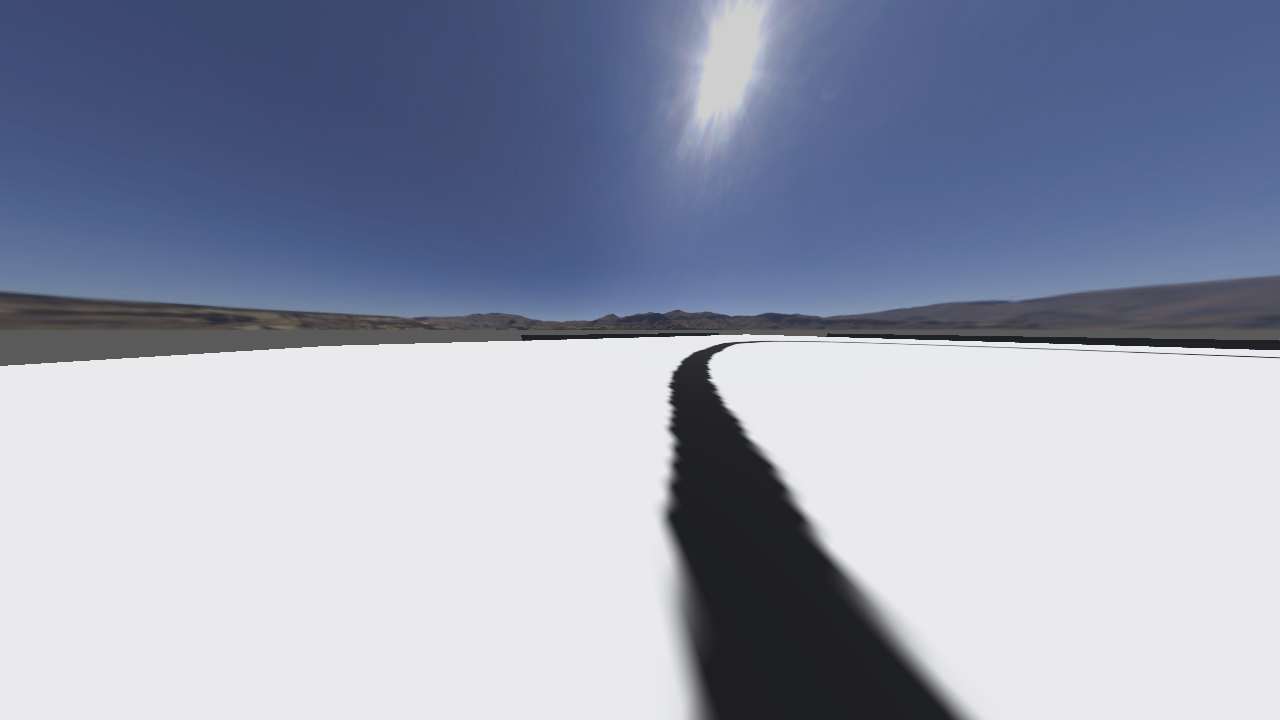
#> input picture images/output_image0.png, 1280 x 720 px; the run also reads 2 pictures not shown here
$ jupyter execute --allow-errors image_processing_old.ipynb
#> lines starting #> are read from the running program, lines starting #| are printed output that depends on the picture; after the words box and inside, x2 and y2 are one past the last pixel; in counts of white or black regions, pixels touching at a corner belong together; long printed decimals are rounded
[cell 1]
import numpy as np
import matplotlib.pyplot as plt
import cv2

[cell 2]
image = plt.imread('images/output_image0.png')
#> image is the input picture: shape (720, 1280, 4) float32; mean R, G, B, A 0.588, 0.615, 0.694, 1
print(f"Image shape: {image.shape}")
#| Image shape: (720, 1280, 4)
plt.imshow(image)
plt.show()

[cell 3]
print(f"Min value: {np.min(image)}")
#| Min value: 0.1137
print(f"Max value: {np.max(image)}")
#| Max value: 1.0

[cell 4]
image *= 255

[cell 5]
# turn image into 8-bit grey image
image = image.astype(np.uint8)
image = cv2.cvtColor(image, cv2.COLOR_RGB2GRAY)
#> image: shape (720, 1280)
plt.imshow(image, cmap='gray')
plt.show()

[cell 6]
# plot histogram of the bottom row of the image in log scale as bar plot
histogram = np.histogram(image[-1], bins=256, range=(0, 256))[0]
#> histogram = 256 values, max 920 at index 234, min 0 at index 0, mean 5
plt.bar(range(256), histogram, log=True)
plt.show()
#> figure, not shown here; tallest bar 920 high, from x = 233.6 to 234.4

[cell 7]
threshold = 50
for threshold in range(31, 55, 5):
    binary_image = np.zeros_like(image)
    binary_image[image < threshold] = 0
    binary_image[image >= threshold] = 255
    plt.imshow(binary_image, cmap='gray')
    plt.title(f"Threshold: {threshold}")
    plt.show()
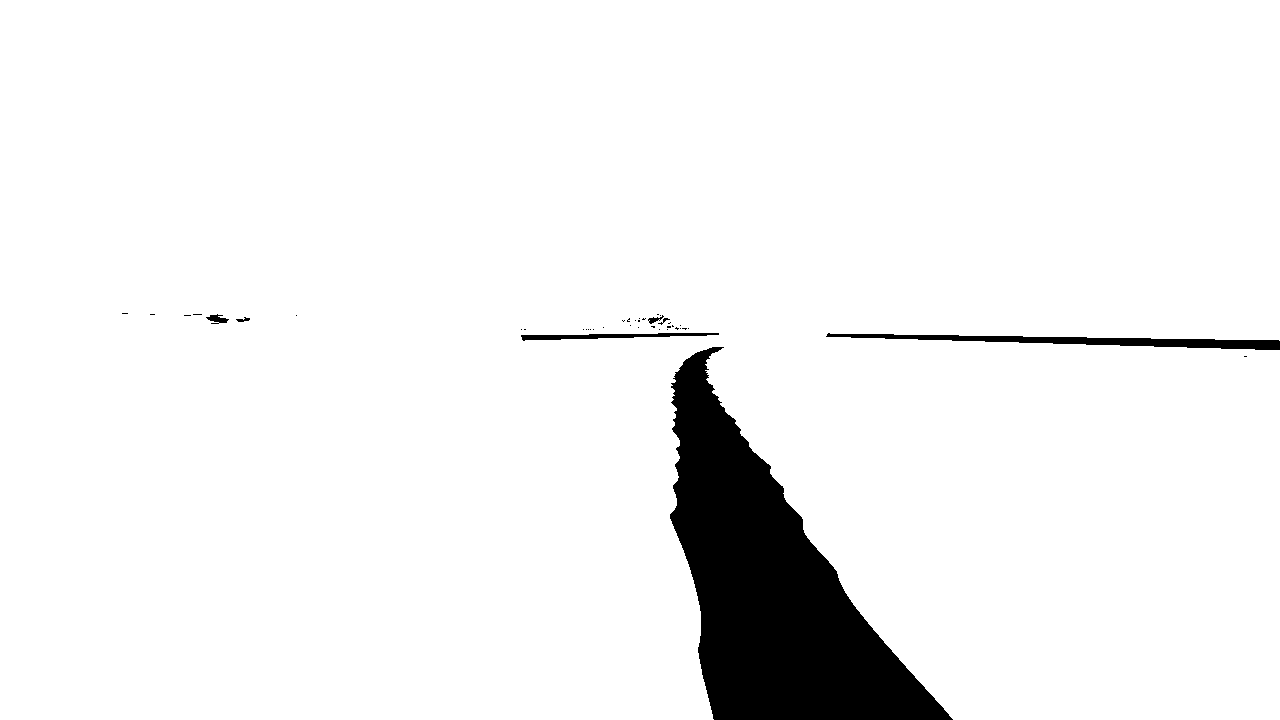
#> binary_image: shape (720, 1280); 94.5% white; 42 black regions (35 under 20 px), largest, box (x1, y1, x2, y2) and area: (670, 347, 953, 720) 46603, (826, 333, 1280, 350) 2964, (521, 333, 719, 341) 755

[cell 8]
threshold = 51
binary_image = np.zeros_like(image)
binary_image[image < threshold] = 0
binary_image[image >= threshold] = 255
plt.imshow(binary_image, cmap='gray')
plt.show()

[cell 9]
# gaussian blur
gaussian_blur = cv2.GaussianBlur(binary_image, (5, 5), 0)
plt.imshow(gaussian_blur, cmap='gray')
plt.show()

[cell 10]
max_pooling = cv2.resize(binary_image, (0, 0), fx=0.2, fy=0.2, interpolation=cv2.INTER_NEAREST)
plt.imshow(max_pooling, cmap='gray')
plt.show()

[cell 11]
binary_image_with_border = np.copy(binary_image)
binary_image_with_border[-1, :] = 0
plt.imshow(binary_image_with_border, cmap='gray')
plt.show()
num_labels, labels = cv2.connectedComponents(binary_image_with_border)

print(f"Unique labels: {np.unique(labels)}")
print(labels)
plt.imshow(labels, cmap='gray')
plt.show()

[cell 12]
import cv2
import numpy as np
import matplotlib.pyplot as plt

img = plt.imread('images/output_image5.png')
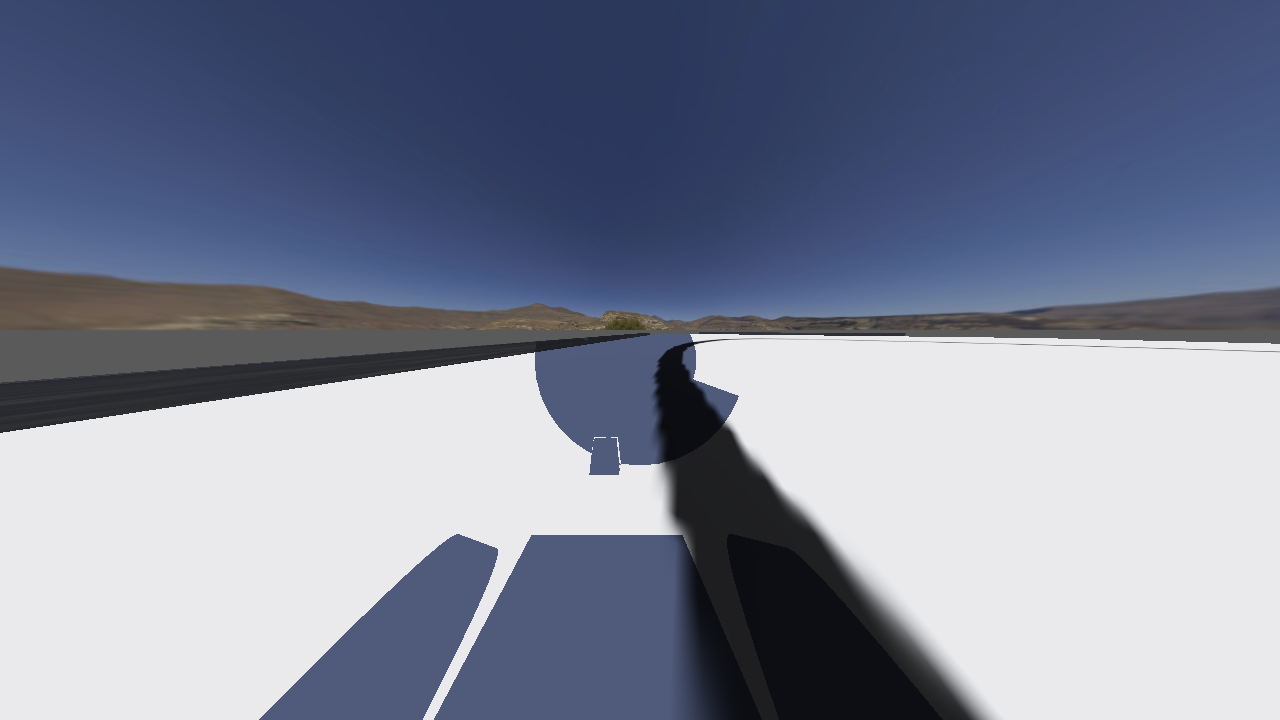
#> input picture images/output_image5.png, 1280 x 720 px
#> img is the input picture: shape (720, 1280, 4) float32; mean R, G, B, A 0.488, 0.514, 0.596, 1
img = cv2.cvtColor(img, cv2.COLOR_RGB2GRAY)
#> img: shape (720, 1280) float32
img *= 255
img = cv2.threshold(img, 50, 255, cv2.THRESH_BINARY)[1]
#> img: shape (720, 1280) float32; 92.9% white; 28 black regions (25 under 20 px), largest, box (x1, y1, x2, y2) and area: (655, 342, 971, 720) 49832, (0, 333, 650, 433) 15224, (799, 333, 906, 336) 258
# convert to 8-bit
img = img.astype(np.uint8)
# reverse image
img = cv2.bitwise_not(img)
plt.imshow(img, cmap='gray')
num_labels, labels_im = cv2.connectedComponents(img)
#> labels_im: shape (720, 1280) int32; 29 distinct labels, from 0 to 28
#> num_labels = 29

def imshow_components(labels):
    # Map component labels to hue val
    label_hue = np.uint8(179*labels/np.max(labels))
    blank_ch = 255*np.ones_like(label_hue)
    labeled_img = cv2.merge([label_hue, blank_ch, blank_ch])

    # cvt to BGR for display
    labeled_img = cv2.cvtColor(labeled_img, cv2.COLOR_HSV2BGR)

    # set bg label to black
    labeled_img[label_hue==0] = 0

    plt.imshow(labeled_img)
    plt.show()
#> figure, not shown here; B, G, R data is drawn as R, G, B

def remove_non_bottom_row_components(labels):
    bottom_row = labels[-1]
#> bottom_row = 1280 values, max 16 at index 703, min 0 at index 0, mean 3.35
    bottom_labels = np.unique(bottom_row)
#> bottom_labels = [0, 16]
    for label in bottom_labels:
        if label != 0:
            labels[labels != label] = 0
#> this loop made 2 passes
#> label on pass 2: 16
#> labels: shape (720, 1280) int32; values 0 (black) and 16 (white), 5.4% white; 1 white region, box (x1, y1, x2, y2) and area: (655, 342, 971, 720) 49832
    return labels

imshow_components(labels_im)
processed_labels = remove_non_bottom_row_components(labels_im)
plt.imshow(processed_labels, cmap='gray')
plt.show()

[cell 13]
import cv2
import numpy as np
import matplotlib.pyplot as plt

def extract_track(img):
    img = cv2.cvtColor(img, cv2.COLOR_RGB2GRAY)
    # resize image
    img = cv2.resize(img, (0, 0), fx=0.2, fy=0.2)
#> img: shape (144, 256) float32
    # convert to 8-bit
    img *= 255
    img = img.astype(np.uint8)
    # binary threshold
    img = cv2.threshold(img, 50, 255, cv2.THRESH_BINARY)[1]
#> img: shape (144, 256); 99.4% white; black in thin lines or dots, all inside (x1, y1, x2, y2) = (0, 62, 256, 92)
    img = cv2.bitwise_not(img)

    # connected components
    _, object_labels = cv2.connectedComponents(img)
#> object_labels: shape (144, 256) int32; 14 distinct labels, from 0 to 13

    bottom_row = object_labels[-1]
#> bottom_row = 256 values from 0 to 0
    if len(np.unique(bottom_row)) == 1:
        return np.zeros_like(image)

    # find label nearest middle of the bottom
    middle = img.shape[1] // 2
    nearest_label = 0
    min_distance = float('inf')
    for label in np.unique(bottom_row):
        if label != 0:
            distance = abs(np.where(bottom_row == label)[0][0] - middle)
            if distance < min_distance:
                min_distance = distance
                nearest_label = label

    # remove non-nearest label components
    img[object_labels != nearest_label] = 0
    return img

    # remove non-bottom row components
    bottom_row = object_labels[-1]
    bottom_labels = np.unique(bottom_row)
    print(bottom_labels)
    for label in bottom_labels:
        if label != 0:
            object_labels[object_labels != label] = 0
    print(np.unique(object_labels))
    return object_labels

image = plt.imread(f'images/bottom_row_no_labels.png')

track = extract_track(image)
#> track: shape (720, 1280, 4) float32; every value is 0
print(f"Min: {np.min(track)}")
#| Min: 0.0
print(f"Max: {np.max(track)}")
#| Max: 0.0
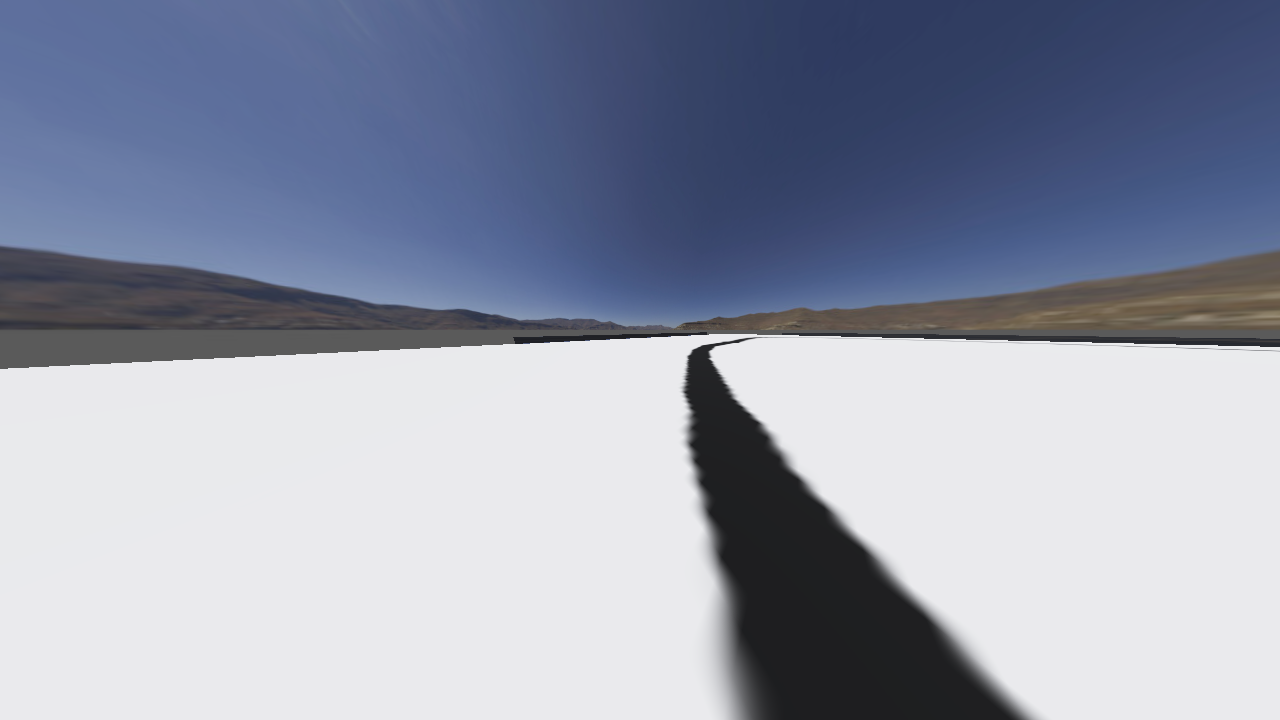
#> input picture images/output_image2.png, 1280 x 720 px
plt.imshow(labels, cmap='gray')
plt.show()

#> (a cell that did not finish here is left out)

# Linear Regression

[cell 15]
# [10 lines left out: function find_line, not called in this run]

[cell 16]
image = plt.imread('images/output_image0.png')
#> (the rest of this cell did not finish here and is left out)

[cell 17]
from time import time

#> (the rest of this cell did not finish here and is left out)

[cell 18]
# [5 lines left out: function get_line_width_and_height, not called in this run]

image = plt.imread('images/output_image0.png')
#> (the rest of this cell did not finish here and is left out)

[cell 19]
line_length = 75
camera_h = 7
fov = 2.79253
f = line_length / (2 * np.tan(fov / 2))
angle = 0.261799

distances = list(range(0, 20, 5))

ys = [f * (d * np.sin(angle)) / (camera_h + d * np.cos(angle)) for d in distances]
ys = np.array(ys)
ys /= ys.max()
ys *= line_length
print(ys)
plt.scatter(distances, ys)
plt.xlabel('Distance (cm)')
plt.ylabel('Height (pixels)')
plt.show()
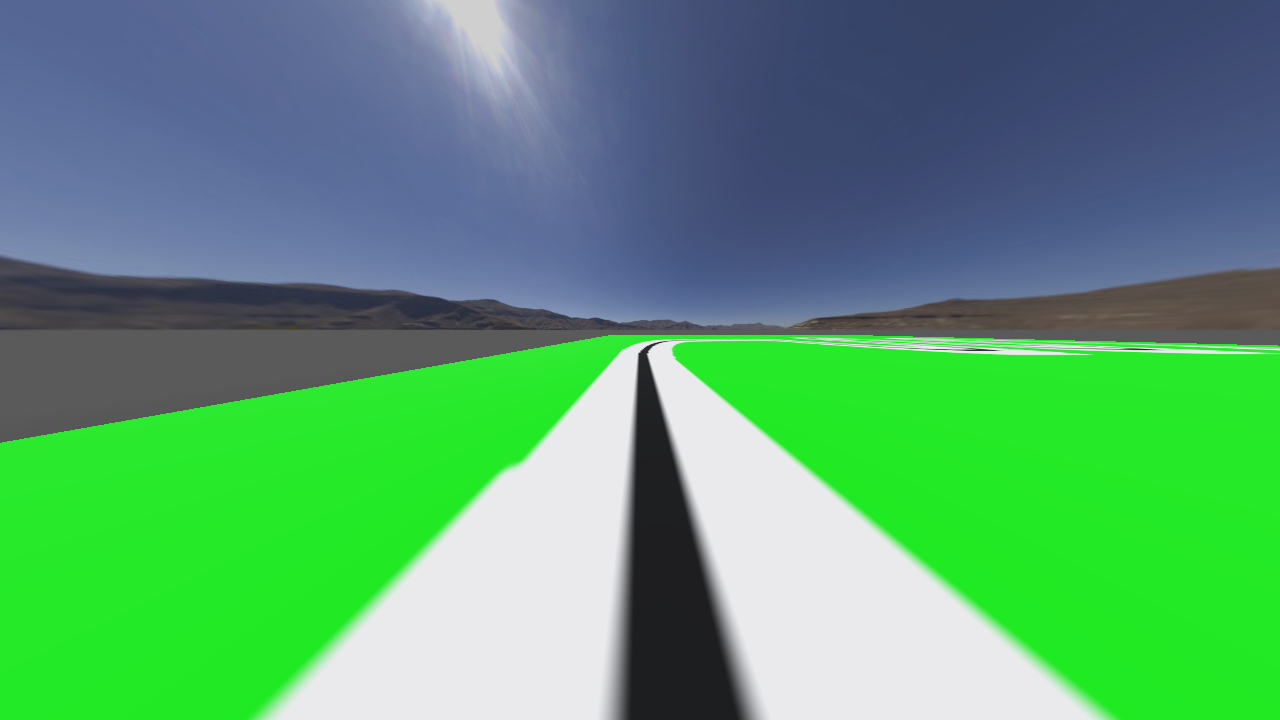
#> input picture images/track_with_grass.png, 1280 x 720 px
#> further down, image is the input picture: shape (720, 1280, 4) float32; mean R, G, B, A 0.354, 0.621, 0.452, 1

[cell 20]
# [33 lines left out: function find_3_lines, not called in this run]

#> (the rest of this cell did not finish here and is left out)

[cell 21]
import cv2
import numpy as np
import matplotlib.pyplot as plt

def extract_track(img):
    img = cv2.cvtColor(img, cv2.COLOR_RGB2GRAY)
#> img: shape (720, 1280) float32
    # resize image
    img = cv2.resize(img, (0, 0), fx=0.2, fy=0.2)
#> img: shape (144, 256) float32
    # convert to 8-bit
    img *= 255
    img = img.astype(np.uint8)
    # binary threshold
    img = cv2.threshold(img, 50, 255, cv2.THRESH_BINARY)[1]
#> img: shape (144, 256); 97.4% white; 18 black regions (16 under 20 px), largest, box (x1, y1, x2, y2) and area: (125, 69, 148, 144) 879, (79, 61, 97, 65) 32
    img = cv2.bitwise_not(img)

    # connected components
    _, object_labels = cv2.connectedComponents(img)
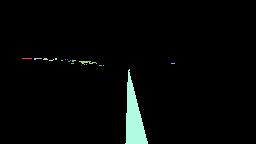
#> object_labels: shape (144, 256) int32; 19 distinct labels, from 0 to 18; one colour per label, 0 black

    # remove non-bottom row components
    bottom_row = object_labels[-1]
#> bottom_row = 256 values, max 18 at index 125, min 0 at index 0, mean 1.62
    bottom_labels = np.unique(bottom_row)
#> bottom_labels = [0, 18]
    for label in bottom_labels:
        if label != 0:
            object_labels[object_labels != label] = 0
#> this loop made 2 passes
#> label on pass 2: 18
#> object_labels: shape (144, 256) int32; values 0 (black) and 18 (white), 2.4% white; 1 white region, box (x1, y1, x2, y2) and area: (125, 69, 148, 144) 879

    return object_labels

def process_track_into_line(processed_image):
    rotated_image = cv2.rotate(processed_image, cv2.ROTATE_90_CLOCKWISE)
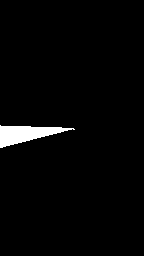
#> rotated_image: shape (256, 144) int32; values 0 (black) and 18 (white), 2.4% white; 1 white region, box (x1, y1, x2, y2) and area: (0, 125, 75, 148) 879
    y, x = np.where(rotated_image > 0)
#> y = 879 values from 125 to 147; x = 879 values, max 74 at index 241, min 0 at index 0, mean 25.41
    A = np.vstack([x, np.ones(len(x))]).T
#> A = 879 pairs, first value 0 to 74, second value 1 to 1
    m, c = np.linalg.lstsq(A, y, rcond=None)[0]
#> m = -0.115; c = 136.3
    if m == 0 and c == 0:
        return 0, 0
    track_direction = m
#> track_direction = -0.115
    track_offset_from_the_middle = c / processed_image.shape[1] - 0.5
#> track_offset_from_the_middle = 0.0325
    return track_direction, track_offset_from_the_middle

# read image
image = plt.imread('images/track_with_grass.png')
track = extract_track(image)
track_direction, track_offset_from_the_middle = process_track_into_line(track)
#> track_direction = -0.115; track_offset_from_the_middle = 0.0325
print(f"Track direction: {track_direction}")
#| Track direction: -0.1145
print(f"Track offset from the middle: {track_offset_from_the_middle}")
#| Track offset from the middle: 0.03253
plt.imshow(image)
plt.show()
plt.imshow(track, cmap='gray')
plt.show()
